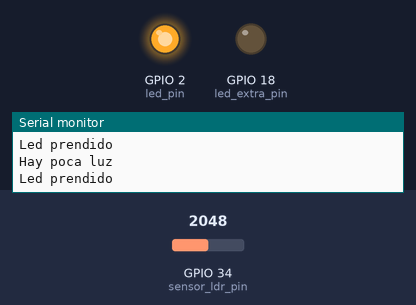
Recording of a sketch running on a simulated ESP32. On the bench: output pins drawn as LEDs (lit = HIGH), the last lines printed to the serial monitor. The test bench sets the inputs (shaded band); at power-on: GPIO 34 (sensor_ldr_pin) = 2048. WiFi joins after 1.5 s; servers stay silent unless stated; random numbers use the default seed unless the sketch sets one; no MQTT or app messages arrive unless stated.

Above: at 3.2 s.
3.3 s: GPIO 34 (sensor_ldr_pin) set to 2972
6.5 s: GPIO 34 (sensor_ldr_pin) set to 3041
At 7.5 s:
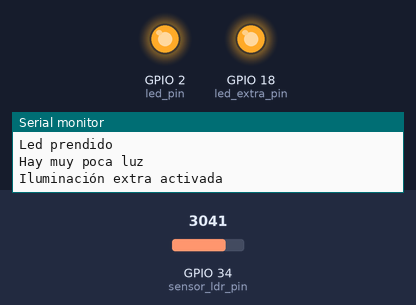
8.5 s: GPIO 34 (sensor_ldr_pin) set to 2960
At 10.2 s:
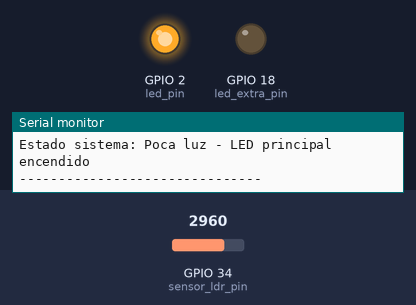
10.5 s: GPIO 34 (sensor_ldr_pin) set to 3040
At 12.3 s:
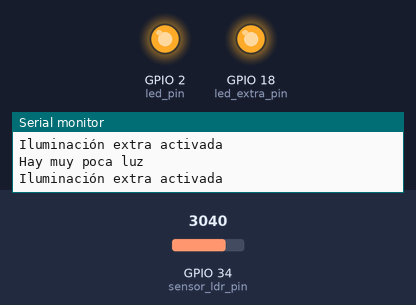
Timing chart, 0 to 13.6 s (numbered marks = the images above; inputs shaded):
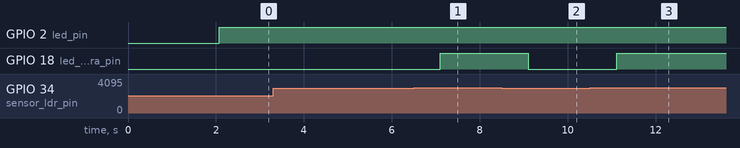

Measured:
- the behaviour switches between 3000 and 3001 on GPIO 34 (sensor_ldr_pin) (found by bisection; images 0 and 1)
- after the input at 6.5 s, GPIO 18 (led_extra_pin): LOW → HIGH after 0.60 s
- after the input at 8.5 s, GPIO 18 (led_extra_pin): HIGH → LOW after 0.60 s
- after the input at 10.5 s, GPIO 18 (led_extra_pin): LOW → HIGH after 0.61 s

The sketch:

codigo_esp32.ino
```cpp
//Librerias
#include <WiFi.h>
#include <PubSubClient.h>


// Configuración de WiFi
const char* ssid = "Wokwi-GUEST";
const char* password = "";

// Configuración del broker MQTT HiveMQ
const char* mqtt_server = "broker.hivemq.com";  // Broker público de HiveMQ
const int mqtt_port = 1883; // Puerto MQTT
const char* mqtt_user = ""; // Usuario MQTT
const char* mqtt_password = ""; // Contraseña MQTT

// Tópicos MQTT para el sistema de iluminación
const char* mqtt_topic_luz = "SistemaIluminacion/NivelLuz";   // Nivel de luz ambiente
const char* mqtt_topic_led = "SistemaIluminacion/EstadoLED";    // Estado de LEDs
const char* mqtt_topic_status = "SistemaIluminacion/Estado";    // Estado general del sistema

WiFiClient espClient;   // Cliente WiFi
PubSubClient client(espClient);   // Cliente MQTT

// Configuración de sensores y leds
const int sensor_ldr_pin = 34;    // Pin analógico para sensor LDR
const int led_pin = 2;    // LED principal
const int led_extra_pin = 18;   // LED adicional para poca luz

// Variables para control del sistema
int lectura_luz = 0;
String estado_sistema = "";
String estado_leds = "";
unsigned long ultimo_envio = 0;
const unsigned long intervalo_envio = 5000;  // Enviar datos cada 5 segundos

// Función para conectar a WiFi
void setup_wifi() {
  delay(10);
  Serial.println();
  Serial.print("Conectando a ");
  Serial.println(ssid);

  WiFi.begin(ssid, password);

  while (WiFi.status() != WL_CONNECTED) {
    delay(1000);
    Serial.print(".");
  }

  Serial.println("");
  Serial.println("Conectado a la red WiFi");
  Serial.print("Dirección IP: ");
  Serial.println(WiFi.localIP());
}

// Función para reconectar al broker MQTT
void reconnect() {
  while (!client.connected()) {
    Serial.print("Intentando conectar al broker MQTT...");

    // Generar ID único para client
    String clientId = "ESP32_Iluminacion_" + String(random(0xffff), HEX);

    if (client.connect(clientId.c_str(), mqtt_user, mqtt_password)) {
      Serial.println("Conectado al broker MQTT");
      Serial.println("Publicando en los tópicos:");
      Serial.println("- " + String(mqtt_topic_luz));
      Serial.println("- " + String(mqtt_topic_led));
      Serial.println("- " + String(mqtt_topic_status));
    } else {
      Serial.print("Fallo, rc=");
      Serial.print(client.state());
      Serial.println(" Intentando de nuevo en 5 segundos");
      delay(5000);
    }
  }
}

// Función para controlar la iluminación
void controlar_iluminacion() {
  lectura_luz = analogRead(sensor_ldr_pin);


  if (lectura_luz > 3000) {  // Muy poca luz (24 lux aprox)
    digitalWrite(led_pin, HIGH);
    digitalWrite(led_extra_pin, HIGH);
    estado_sistema = "Muy poca luz - Iluminacion extra activada";
    estado_leds = "LED_PRINCIPAL:ON,LED_EXTRA:ON";
    Serial.println("Hay muy poca luz");
    Serial.println("Iluminación extra activada");

  } else if (lectura_luz > 2000) {  // Poca luz (105 lux aprox)
    digitalWrite(led_pin, HIGH);
    digitalWrite(led_extra_pin, LOW);
    estado_sistema = "Poca luz - LED principal encendido";
    estado_leds = "LED_PRINCIPAL:ON,LED_EXTRA:OFF";
    Serial.println("Hay poca luz");
    Serial.println("Led prendido");

  } else {  // Buena iluminación
    digitalWrite(led_pin, LOW);
    digitalWrite(led_extra_pin, LOW);
    estado_sistema = "Buena iluminacion - LEDs apagados";
    estado_leds = "LED_PRINCIPAL:OFF,LED_EXTRA:OFF";
    Serial.println("Hay buena iluminación");
    Serial.println("Leds apagados");
  }
}

// Función para enviar datos por MQTT
void enviar_datos_mqtt() {
  if (client.connected()) {
    // Enviar nivel de luz
    String nivel_luz = String(lectura_luz);
    client.publish(mqtt_topic_luz, nivel_luz.c_str());

    // Enviar estado de LEDs
    client.publish(mqtt_topic_led, estado_leds.c_str());

    // Enviar estado general del sistema
    client.publish(mqtt_topic_status, estado_sistema.c_str());

    // Mostrar en monitor serial
    Serial.println("--- Datos enviados por MQTT ---");
    Serial.println("Nivel de luz: " + nivel_luz);
    Serial.println("Estado LEDs: " + estado_leds);
    Serial.println("Estado sistema: " + estado_sistema);
    Serial.println("-------------------------------");
  }
}

// Configuración inicial
void setup() {
  Serial.begin(115200);

  // Configurar pines
  pinMode(led_pin, OUTPUT);
  pinMode(led_extra_pin, OUTPUT);
  pinMode(sensor_ldr_pin, INPUT);

  // Apagar LEDs inicialmente
  digitalWrite(led_pin, LOW);
  digitalWrite(led_extra_pin, LOW);

  // Conectar a WiFi y MQTT
  setup_wifi();
  client.setServer(mqtt_server, mqtt_port);

  Serial.println("Sistema de Iluminación IoT iniciado");
  Serial.println("Escalado desde evidencia 1 con conectividad MQTT");
}

// Bucle principal
void loop() {
  // Verificar conexión MQTT
  if (!client.connected()) {
    reconnect();
  }
  client.loop();

  // Controlar iluminación
  controlar_iluminacion();

  // Enviar datos por MQTT cada 5 segundos
  unsigned long ahora = millis();
  if (ahora - ultimo_envio >= intervalo_envio) {
    enviar_datos_mqtt();
    ultimo_envio = ahora;
  }

  // Pausa de 1 segundo
  delay(1000);
}
```
